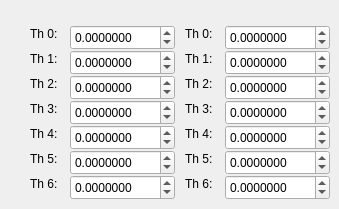
    <widget class="QWidget" name="tabManipulation">
     <attribute name="title">
      <string>Manipulation</string>
     </attribute>
     <widget class="QDoubleSpinBox" name="laTxtAngles3">
      <property name="geometry">
       <rect>
        <x>70</x>
        <y>100</y>
        <width>105</width>
        <height>25</height>
       </rect>
      </property>
      <property name="keyboardTracking">
       <bool>false</bool>
      </property>
      <property name="decimals">
       <number>7</number>
      </property>
      <property name="minimum">
       <double>-3.141600000000000</double>
      </property>
      <property name="maximum">
       <double>3.141600000000000</double>
      </property>
      <property name="singleStep">
       <double>0.100000000000000</double>
      </property>
     </widget>
     <widget class="QLabel" name="raLblAngles3">
      <property name="geometry">
       <rect>
        <x>185</x>
        <y>100</y>
        <width>41</width>
        <height>17</height>
       </rect>
      </property>
      <property name="text">
       <string>Th 3:</string>
      </property>
     </widget>
     <widget class="QDoubleSpinBox" name="laTxtAngles6">
      <property name="geometry">
       <rect>
        <x>70</x>
        <y>175</y>
        <width>105</width>
        <height>25</height>
       </rect>
      </property>
      <property name="keyboardTracking">
       <bool>false</bool>
      </property>
      <property name="decimals">
       <number>7</number>
      </property>
      <property name="minimum">
       <double>-3.141600000000000</double>
      </property>
      <property name="maximum">
       <double>3.141600000000000</double>
      </property>
      <property name="singleStep">
       <double>0.100000000000000</double>
      </property>
     </widget>
     <widget class="QLabel" name="raLblAngles0">
      <property name="geometry">
       <rect>
        <x>185</x>
        <y>25</y>
        <width>41</width>
        <height>17</height>
       </rect>
      </property>
      <property name="text">
       <string>Th 0:</string>
      </property>
     </widget>
     <widget class="QLabel" name="laLblAngles3">
      <property name="geometry">
       <rect>
        <x>30</x>
        <y>100</y>
        <width>41</width>
        <height>17</height>
       </rect>
      </property>
      <property name="text">
       <string>Th 3:</string>
      </property>
     </widget>
     <widget class="QLabel" name="laLblAngles1">
      <property name="geometry">
       <rect>
        <x>30</x>
        <y>50</y>
        <width>41</width>
        <height>17</height>
       </rect>
      </property>
      <property name="text">
       <string>Th 1:</string>
      </property>
     </widget>
     <widget class="QLabel" name="laLblAngles5">
      <property name="geometry">
       <rect>
        <x>30</x>
        <y>150</y>
        <width>41</width>
        <height>17</height>
       </rect>
      </property>
      <property name="text">
       <string>Th 5:</string>
      </property>
     </widget>
     <widget class="QLabel" name="laLblAngles6">
      <property name="geometry">
       <rect>
        <x>30</x>
        <y>175</y>
        <width>41</width>
        <height>17</height>
       </rect>
      </property>
      <property name="text">
       <string>Th 6:</string>
      </property>
     </widget>
     <widget class="QLabel" name="laLblAngles0">
      <property name="geometry">
       <rect>
        <x>30</x>
        <y>25</y>
        <width>41</width>
        <height>17</height>
       </rect>
      </property>
      <property name="text">
       <string>Th 0:</string>
      </property>
     </widget>
     <widget class="QLabel" name="raLblAngles2">
      <property name="geometry">
       <rect>
        <x>185</x>
        <y>75</y>
        <width>41</width>
        <height>17</height>
       </rect>
      </property>
      <property name="text">
       <string>Th 2:</string>
      </property>
     </widget>
     <widget class="QDoubleSpinBox" name="laTxtAngles5">
      <property name="geometry">
       <rect>
        <x>70</x>
        <y>150</y>
        <width>105</width>
        <height>25</height>
       </rect>
      </property>
      <property name="keyboardTracking">
       <bool>false</bool>
      </property>
      <property name="decimals">
       <number>7</number>
      </property>
      <property name="minimum">
       <double>-3.141600000000000</double>
      </property>
      <property name="maximum">
       <double>3.141600000000000</double>
      </property>
      <property name="singleStep">
       <double>0.100000000000000</double>
      </property>
     </widget>
     <widget class="QDoubleSpinBox" name="raTxtAngles3">
      <property name="geometry">
       <rect>
        <x>225</x>
        <y>100</y>
        <width>105</width>
        <height>25</height>
       </rect>
      </property>
      <property name="keyboardTracking">
       <bool>false</bool>
      </property>
      <property name="decimals">
       <number>7</number>
      </property>
      <property name="minimum">
       <double>-3.141600000000000</double>
      </property>
      <property name="maximum">
       <double>3.141600000000000</double>
      </property>
      <property name="singleStep">
       <double>0.100000000000000</double>
      </property>
     </widget>
     <widget class="QLabel" name="laLblAngles4">
      <property name="geometry">
       <rect>
        <x>30</x>
        <y>125</y>
        <width>41</width>
        <height>17</height>
       </rect>
      </property>
      <property name="text">
       <string>Th 4:</string>
      </property>
     </widget>
     <widget class="QLabel" name="raLblAngles4">
      <property name="geometry">
       <rect>
        <x>185</x>
        <y>125</y>
        <width>41</width>
        <height>17</height>
       </rect>
      </property>
      <property name="text">
       <string>Th 4:</string>
      </property>
     </widget>
     <widget class="QDoubleSpinBox" name="raTxtAngles0">
      <property name="geometry">
       <rect>
        <x>225</x>
        <y>25</y>
        <width>105</width>
        <height>25</height>
       </rect>
      </property>
      <property name="keyboardTracking">
       <bool>false</bool>
      </property>
      <property name="decimals">
       <number>7</number>
      </property>
      <property name="minimum">
       <double>-3.141600000000000</double>
      </property>
      <property name="maximum">
       <double>3.141600000000000</double>
      </property>
      <property name="singleStep">
       <double>0.100000000000000</double>
      </property>
     </widget>
     <widget class="QLabel" name="laLblAngles2">
      <property name="geometry">
       <rect>
        <x>30</x>
        <y>75</y>
        <width>41</width>
        <height>17</height>
       </rect>
      </property>
      <property name="text">
       <string>Th 2:</string>
      </property>
     </widget>
     <widget class="QLabel" name="raLblAngles5">
      <property name="geometry">
       <rect>
        <x>185</x>
        <y>150</y>
        <width>41</width>
        <height>17</height>
       </rect>
      </property>
      <property name="text">
       <string>Th 5:</string>
      </property>
     </widget>
     <widget class="QDoubleSpinBox" name="laTxtAngles2">
      <property name="geometry">
       <rect>
        <x>70</x>
        <y>75</y>
        <width>105</width>
        <height>25</height>
       </rect>
      </property>
      <property name="keyboardTracking">
       <bool>false</bool>
      </property>
      <property name="decimals">
       <number>7</number>
      </property>
      <property name="minimum">
       <double>-3.141600000000000</double>
      </property>
      <property name="maximum">
       <double>3.141600000000000</double>
      </property>
      <property name="singleStep">
       <double>0.100000000000000</double>
      </property>
     </widget>
     <widget class="QLabel" name="raLblAngles1">
      <property name="geometry">
       <rect>
        <x>185</x>
        <y>50</y>
        <width>41</width>
        <height>17</height>
       </rect>
      </property>
      <property name="text">
       <string>Th 1:</string>
      </property>
     </widget>
     <widget class="QDoubleSpinBox" name="raTxtAngles4">
      <property name="geometry">
       <rect>
        <x>225</x>
        <y>125</y>
        <width>105</width>
        <height>25</height>
       </rect>
      </property>
      <property name="keyboardTracking">
       <bool>false</bool>
      </property>
      <property name="decimals">
       <number>7</number>
      </property>
      <property name="minimum">
       <double>-3.141600000000000</double>
      </property>
      <property name="maximum">
       <double>3.141600000000000</double>
      </property>
      <property name="singleStep">
       <double>0.100000000000000</double>
      </property>
     </widget>
     <widget class="QDoubleSpinBox" name="raTxtAngles6">
      <property name="geometry">
       <rect>
        <x>225</x>
        <y>175</y>
        <width>105</width>
        <height>25</height>
       </rect>
      </property>
      <property name="keyboardTracking">
       <bool>false</bool>
      </property>
      <property name="decimals">
       <number>7</number>
      </property>
      <property name="minimum">
       <double>-3.141600000000000</double>
      </property>
      <property name="maximum">
       <double>3.141600000000000</double>
      </property>
      <property name="singleStep">
       <double>0.100000000000000</double>
      </property>
     </widget>
     <widget class="QDoubleSpinBox" name="laTxtAngles1">
      <property name="geometry">
       <rect>
        <x>70</x>
        <y>50</y>
        <width>105</width>
        <height>25</height>
       </rect>
      </property>
      <property name="keyboardTracking">
       <bool>false</bool>
      </property>
      <property name="decimals">
       <number>7</number>
      </property>
      <property name="minimum">
       <double>-3.141600000000000</double>
      </property>
      <property name="maximum">
       <double>3.141600000000000</double>
      </property>
      <property name="singleStep">
       <double>0.100000000000000</double>
      </property>
      <property name="value">
       <double>0.000000000000000</double>
      </property>
     </widget>
     <widget class="QDoubleSpinBox" name="raTxtAngles1">
      <property name="geometry">
       <rect>
        <x>225</x>
        <y>50</y>
        <width>105</width>
        <height>25</height>
       </rect>
      </property>
      <property name="keyboardTracking">
       <bool>false</bool>
      </property>
      <property name="decimals">
       <number>7</number>
      </property>
      <property name="minimum">
       <double>-3.141600000000000</double>
      </property>
      <property name="maximum">
       <double>3.141600000000000</double>
      </property>
      <property name="singleStep">
       <double>0.100000000000000</double>
      </property>
     </widget>
     <widget class="QDoubleSpinBox" name="laTxtAngles0">
      <property name="geometry">
       <rect>
        <x>70</x>
        <y>25</y>
        <width>105</width>
        <height>25</height>
       </rect>
      </property>
      <property name="keyboardTracking">
       <bool>false</bool>
      </property>
      <property name="decimals">
       <number>7</number>
      </property>
      <property name="minimum">
       <double>-3.141600000000000</double>
      </property>
      <property name="maximum">
       <double>3.141600000000000</double>
      </property>
      <property name="singleStep">
       <double>0.100000000000000</double>
      </property>
     </widget>
     <widget class="QDoubleSpinBox" name="raTxtAngles5">
      <property name="geometry">
       <rect>
        <x>225</x>
        <y>150</y>
        <width>105</width>
        <height>25</height>
       </rect>
      </property>
      <property name="keyboardTracking">
       <bool>false</bool>
      </property>
      <property name="decimals">
       <number>7</number>
      </property>
      <property name="minimum">
       <double>-3.141600000000000</double>
      </property>
      <property name="maximum">
       <double>3.141600000000000</double>
      </property>
      <property name="singleStep">
       <double>0.100000000000000</double>
      </property>
     </widget>
     <widget class="QDoubleSpinBox" name="laTxtAngles4">
      <property name="geometry">
       <rect>
        <x>70</x>
        <y>125</y>
        <width>105</width>
        <height>25</height>
       </rect>
      </property>
      <property name="keyboardTracking">
       <bool>false</bool>
      </property>
      <property name="decimals">
       <number>7</number>
      </property>
      <property name="minimum">
       <double>-3.141600000000000</double>
      </property>
      <property name="maximum">
       <double>3.141600000000000</double>
      </property>
      <property name="singleStep">
       <double>0.100000000000000</double>
      </property>
     </widget>
     <widget class="QLabel" name="raLblAngles6">
      <property name="geometry">
       <rect>
        <x>185</x>
        <y>175</y>
        <width>41</width>
        <height>17</height>
       </rect>
      </property>
      <property name="text">
       <string>Th 6:</string>
      </property>
     </widget>
     <widget class="QDoubleSpinBox" name="raTxtAngles2">
      <property name="geometry">
       <rect>
        <x>225</x>
        <y>75</y>
        <width>105</width>
        <height>25</height>
       </rect>
      </property>
      <property name="keyboardTracking">
       <bool>false</bool>
      </property>
      <property name="decimals">
       <number>7</number>
      </property>
      <property name="minimum">
       <double>-3.141600000000000</double>
      </property>
      <property name="maximum">
       <double>3.141600000000000</double>
      </property>
      <property name="singleStep">
       <double>0.100000000000000</double>
      </property>
     </widget>
    </widget>
